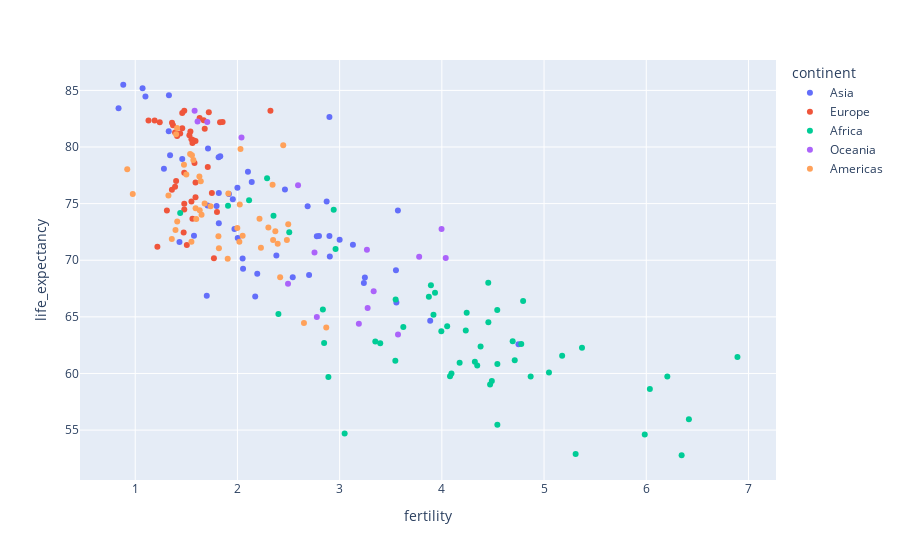

Write notebook code for a chart like this one.
### Markdown cell above
- Run the following code cell and inspect the resulting figure. 
- What happens with the x and y axis if you deselect "Africa" in the legend?
- (When) is this behaviour desirable?

### Code cell
px.scatter(df20, x="fertility", y ="life_expectancy", color="continent")

### Figure 1 — Plotly figure (JSON) as saved in the notebook; plotly's stock layout.template omitted (floating-point values rounded to 4 significant figures)
{"data": [{"hovertemplate": "continent=Asia<br>fertility=%{x}<br>life_expectancy=%{y}<extra></extra>", "legendgroup": "Asia", "marker": {"color": "#636efa", "symbol": "circle"}, "mode": "markers", "name": "Asia", "orientation": "v", "showlegend": true, "type": "scatter", "x": [4.75, 1.575, 1.7, 1.832, 2.003, 1.433, 1.796, 2.381, 1.281, 1.328, 1.971, 0.883, 2.051, 2.194, 1.708, 3.551, 2.9, 1.33, 2.873, 3.13, 1.818, 0.837, 2.14, 3.0, 2.541, 2.103, 1.072, 1.818, 1.712, 2.9, 2.174, 2.055, 2.687, 3.555, 2.777, 1.816, 2.465, 1.1, 2.0, 2.798, 3.237, 1.341, 3.247, 1.917, 2.701, 1.46, 2.904, 1.955, 3.57, 3.886], "xaxis": "x", "y": [62.58, 72.17, 66.87, 79.17, 71.97, 71.61, 74.8, 70.42, 78.08, 81.39, 72.77, 85.5, 70.15, 68.81, 74.83, 69.12, 82.65, 84.56, 75.18, 71.37, 73.27, 83.43, 76.92, 71.8, 68.5, 77.8, 85.18, 75.94, 79.88, 72.14, 66.8, 69.25, 74.76, 66.27, 72.12, 79.1, 76.24, 84.47, 76.39, 72.14, 67.99, 79.27, 68.47, 75.85, 68.69, 78.95, 70.33, 75.38, 74.4, 64.65], "yaxis": "y"}, {"hovertemplate": "continent=Europe<br>fertility=%{x}<br>life_expectancy=%{y}<extra></extra>", "legendgroup": "Europe", "marker": {"color": "#EF553B", "symbol": "circle"}, "mode": "markers", "name": "Europe", "orientation": "v", "showlegend": true, "type": "scatter", "x": [1.4, NaN, 1.44, 1.474, 1.55, 1.359, 1.56, 1.48, 1.71, 1.68, 1.58, 2.323, 1.37, 1.83, 1.53, 1.855, 1.39, 1.59, 1.72, 1.63, 1.569, 1.24, 1.55, 1.46, 1.48, 1.36, 1.13, 1.77, NaN, 1.75, 1.54, 1.31, 1.48, 1.39, 1.41, 1.8, 1.505, NaN, 1.48, 1.59, 1.59, 1.19, 1.67, 1.46, 1.217, 1.56], "xaxis": "x", "y": [76.99, NaN, 81.19, 72.46, 80.7, 76.22, 73.66, 77.72, 78.23, 81.6, 78.6, 83.2, 81.93, 82.18, 81.04, 82.2, 81.29, 75.57, 83.06, 82.56, 80.59, 82.2, 75.19, 81.66, 74.98, 82.14, 82.35, 70.17, NaN, 75.93, 81.36, 74.4, 83.21, 76.5, 80.98, 74.25, 71.34, NaN, 74.48, 76.87, 80.53, 82.33, 82.36, 83.0, 71.19, 80.35], "yaxis": "y"}, {"hovertemplate": "continent=Africa<br>fertility=%{x}<br>life_expectancy=%{y}<extra></extra>", "legendgroup": "Africa", "marker": {"color": "#00cc96", "symbol": "circle"}, "mode": "markers", "name": "Africa", "orientation": "v", "showlegend": true, "type": "scatter", "x": [2.942, 5.371, 5.048, 2.836, 4.869, 5.177, 1.908, 4.543, 5.985, 6.346, 4.052, 6.206, 4.234, 4.472, 2.848, 2.96, 4.346, 3.933, 2.89, 4.243, 3.548, 4.777, 3.623, 4.489, 4.094, 3.397, 3.049, 4.174, 2.507, 3.918, 3.995, 6.035, 4.455, 1.44, 2.353, 4.713, 3.349, 6.892, 5.309, 3.873, 3.893, 4.454, 2.29, 4.08, 6.417, 2.401, 4.543, 4.542, 4.795, 4.323, 2.114, 4.693, 4.379, 3.545], "xaxis": "x", "y": [74.45, 62.26, 60.09, 65.65, 59.73, 61.57, 74.81, 60.83, 54.6, 52.78, 64.17, 59.74, 63.78, 59.03, 62.69, 70.99, 60.71, 67.13, 59.69, 65.37, 66.53, 62.61, 64.11, 59.33, 60.0, 62.67, 54.69, 60.95, 72.47, 65.18, 63.72, 58.63, 64.53, 74.18, 73.92, 61.17, 62.83, 61.45, 52.89, 66.77, 67.78, 68.01, 77.24, 59.76, 55.97, 65.25, 55.48, 65.61, 66.41, 61.03, 75.29, 62.85, 62.38, 61.12], "yaxis": "y"}, {"hovertemplate": "continent=Oceania<br>fertility=%{x}<br>life_expectancy=%{y}<extra></extra>", "legendgroup": "Oceania", "marker": {"color": "#ab63fa", "symbol": "circle"}, "mode": "markers", "name": "Oceania", "orientation": "v", "showlegend": true, "type": "scatter", "x": [NaN, 1.581, 2.495, 1.705, 2.593, 3.333, 2.777, 2.754, 3.571, 2.04, 1.61, NaN, 0.85, 3.274, 3.997, 4.038, 3.267, 3.188, 3.778], "xaxis": "x", "y": [NaN, 83.2, 67.92, 82.22, 76.61, 67.27, 64.98, 70.67, 63.44, 80.83, 82.26, NaN, NaN, 65.79, 72.77, 70.2, 70.93, 64.38, 70.3], "yaxis": "y"}, {"hovertemplate": "continent=Americas<br>fertility=%{x}<br>life_expectancy=%{y}<extra></extra>", "legendgroup": "Americas", "marker": {"color": "#FFA15A", "symbol": "circle"}, "mode": "markers", "name": "Americas", "orientation": "v", "showlegend": true, "type": "scatter", "x": [1.569, 1.911, 1.325, 1.394, 1.628, 1.999, 1.4, 2.651, 1.649, 0.976, 1.41, NaN, 1.537, 1.737, 1.555, 1.5, 1.4, 1.597, 2.303, 2.051, 1.819, 2.019, 2.023, 2.484, 2.418, 2.869, 2.394, 1.358, 1.905, 2.349, 2.344, 2.497, 2.216, 0.922, 1.591, 1.55, 1.411, 2.448, 1.814, 2.371, 1.631, 1.679, 1.641, 1.477, 2.23, 2.03], "xaxis": "x", "y": [78.84, 75.89, 75.72, 72.68, 77.39, 72.85, 81.14, 64.47, 74.01, 75.85, 81.67, NaN, 79.38, 74.77, 79.28, 77.57, NaN, 73.65, 72.89, 72.15, 71.06, 71.64, 74.92, 71.8, 68.49, 64.05, 71.46, 71.87, 70.13, 71.8, 76.66, 73.18, 73.67, 78.04, 74.58, 71.63, 73.42, 80.15, 72.13, 72.56, 74.41, 75.0, 76.98, 78.43, 71.09, 79.82], "yaxis": "y"}], "layout": {"legend": {"title": {"text": "continent"}, "tracegroupgap": 0}, "margin": {"t": 60}, "xaxis": {"anchor": "y", "domain": [0, 1], "title": {"text": "fertility"}}, "yaxis": {"anchor": "x", "domain": [0, 1], "title": {"text": "life_expectancy"}}}}
